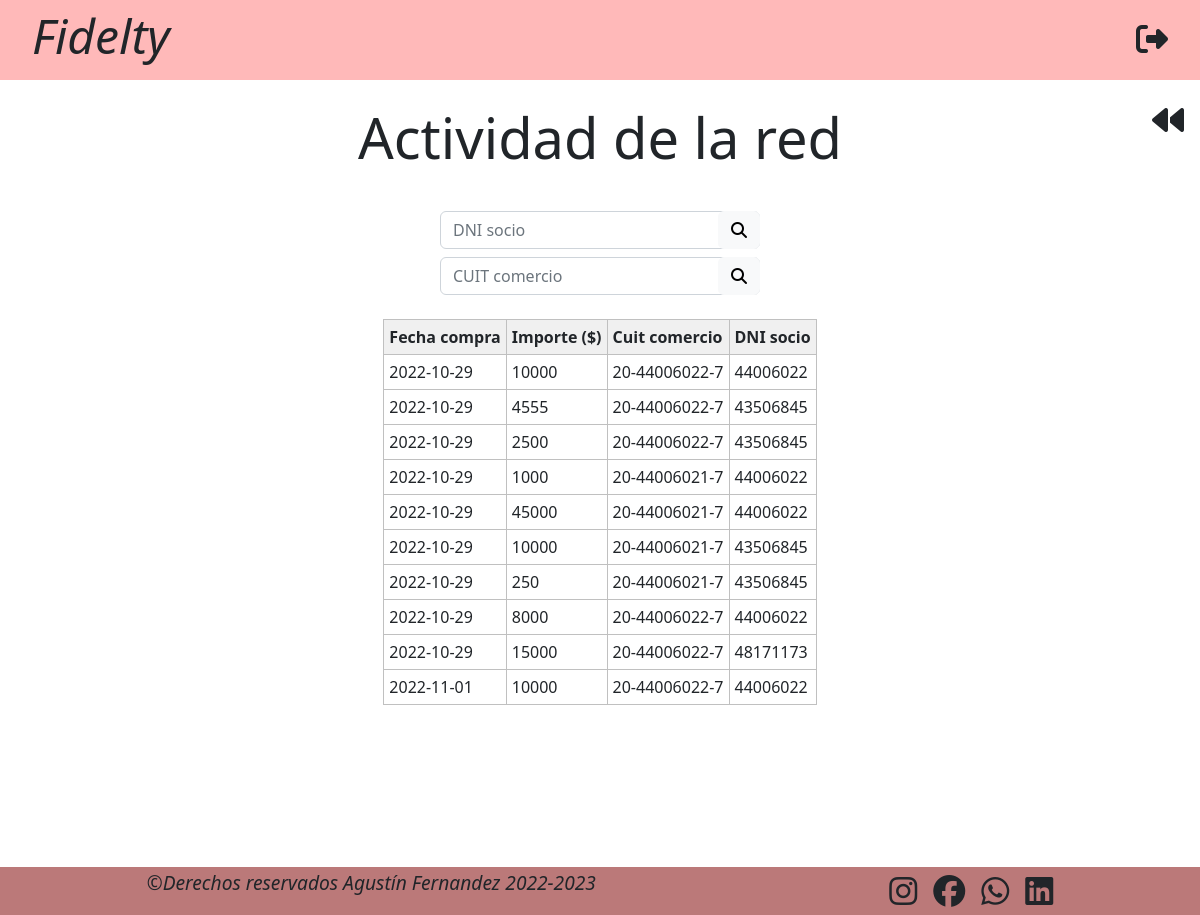
Screenshot of /actividad_red.php (signed in) with the database file from the repository.
### tables this page shows
CREATE TABLE `compras` (
  `id_compra` int(5) NOT NULL,
  `fecha` date NOT NULL,
  `importe` int(10) NOT NULL,
  `cuit_comercio` varchar(20) NOT NULL,
  `dni_socio` int(8) NOT NULL
);

### actividad_red.php (the view, shortened to what this page needs)
<!DOCTYPE html>
<html lang="en">
<head>
    <link href="https://cdn.jsdelivr.net/npm/bootstrap@5.2.1/dist/css/bootstrap.min.css" rel="stylesheet">
    <link rel="stylesheet" href="https://cdnjs.cloudflare.com/ajax/libs/toastr.js/latest/toastr.min.css">
    <link rel="stylesheet" href="css/styles_canjes.css">
</head>
<body>
    <header>
        <h2 class="display-5 text-center"><a href="index_admin.php">Fidelty</a></h2>
        <a href="php/funciones.php?session_destroy=true"><i class="fa-solid fa-right-from-bracket"></i></a>
    </header>
    <a class="go_back" href="index_admin.php">
        <i class="fa-solid fa-backward"></i>
    </a>
    <h1 class="display-4 text-center mt-4 mb-4">Actividad de la red</h1>
    <main class="main_admin_canjes-socios">
        <form class="searchbar_container" method="get" action="actividad_red.php">
            <div class="searchbar">
                <input name="socio" type="text" class="form-control" placeholder="DNI socio" value="<?php if(isset($_GET['socio']) and $_GET['socio']!="") echo $_GET['socio']; ?>" >
                <button type="submit" class="btn btn-light"><i class="fa-solid fa-magnifying-glass"></i></button>
            </div>
            <div class="searchbar mt-2">
                <input name="comercio" type="text" class="form-control" placeholder="CUIT comercio" value="<?php if(isset($_GET['comercio']) and $_GET['comercio']!="") echo $_GET['comercio']; ?>">
                <button type="submit" class="btn btn-light"><i class="fa-solid fa-magnifying-glass"></i></button>
            </div>
        </form>
        <table class="tabla mt-4">
                <?php
                include("php/conexion.php");
                if((isset($_GET['socio']) and $_GET['socio'] != '')and(isset($_GET['comercio']) and $_GET['comercio'] != '')){
                    $result = mysqli_query($conexion, "SELECT c.fecha, c.importe, c.cuit_comercio, c.dni_socio FROM compras c WHERE c.dni_socio = '".$_GET['socio']."' AND c.cuit_comercio = '".$_GET['comercio']."' ORDER BY c.cuit_comercio;");
                }else if (isset($_GET['socio']) and $_GET['socio'] != '') {
                    $result = mysqli_query($conexion, "SELECT c.fecha, c.importe, c.cuit_comercio, c.dni_socio FROM compras c WHERE c.dni_socio = '".$_GET['socio']."' ORDER BY c.fecha DESC;");
                } else if (isset($_GET['comercio']) and $_GET['comercio'] != ''){
                    $result = mysqli_query($conexion, "SELECT c.fecha, c.importe, c.cuit_comercio, c.dni_socio FROM compras c WHERE c.cuit_comercio = '".$_GET['comercio']."' ORDER BY c.fecha DESC;");
                } else {
                    $result = mysqli_query($conexion, "SELECT c.fecha, c.importe, c.cuit_comercio, c.dni_socio FROM compras c");
                }
                if( mysqli_num_rows($result)>0 ){
                    echo "
                    <caption></caption>
                        <thead>
                            <tr>
                                <th>Fecha compra</th>
                                <th>Importe ($)</th>
                                <th>Cuit comercio</th>
                                <th>DNI socio</th>
                            </tr>
                        </thead>
                        <tbody>";
                    $row = mysqli_fetch_assoc($result);
                    while ($row) {
                        echo "
                            <tr>
                                <td>" . $row['fecha'] . "</td>
                                <td>" . $row['importe'] . "</td>
                                <td>" . $row['cuit_comercio'] . "</td>
                                <td>" . $row['dni_socio'] . "</td>
                            </tr>
                        ";
                        $row = mysqli_fetch_assoc($result);
                    }
                    echo "</tbody>";
                } else {
                    echo "No se registraron compras";
                }
                ?>
        </table>
    </main>
    <footer>
        <p class="footer_derechos">©Derechos reservados Agustín Fernandez 2022-2023</p>
        <div class="footer_redes">
            <a href="#"><i class="fa-brands fa-instagram"></i></a>
            <a href="#"><i class="fa-brands fa-facebook"></i></a>
            <a href="#"><i class="fa-brands fa-whatsapp"></i></a>
            <a href="#"><i class="fa-brands fa-linkedin"></i></a>
        </div>
    </footer>
</body>
</html>

### css/styles_canjes.css (style rules this page uses)
* { margin: 0; padding: 0; box-sizing: border-box; }
a, a:link, a:visited, a:hover, a:active { color: inherit; text-decoration: inherit; font-weight: inherit; }
body { margin: 0; padding: 0; height: 100%; }
main { min-height: calc(100vh - 8rem); padding-top: 1rem; display: flex; flex-direction: column; justify-content: flex-start; align-items: center; }
header { width: 100%; height: 5rem; background-color: #ffb9b9; display: flex; justify-content: space-between; align-items: center; padding-left: 2rem; padding-right: 2rem; }
header h2 { font-style: italic; }
header i { font-size: 2rem; cursor: pointer; }
footer { width: 100%; height: 3rem; background-color: #bb7979; display: flex; justify-content: space-around; align-items: center; }
.footer_derechos { font-size: 1.2rem; font-style: italic; }
.footer_redes { font-size: 2rem; display: flex; gap: 1rem; }
.go_back { margin-top: 1rem; margin-left: 1rem; margin-bottom: 1rem; font-size: 2rem; display: flex; flex-direction: row-reverse; align-items: center; gap: 1rem; position: fixed; top: 5rem; right: 1rem; font-size: 2rem; }
.tabla { border: 1px solid #C0C0C0; border-collapse: collapse; padding: 5px; margin-left: auto; margin-right: auto; width: auto; }
.tabla th { border: 1px solid #C0C0C0; padding: 5px; background: #F0F0F0; }
.tabla td { border: 1px solid #C0C0C0; padding: 5px; }
.searchbar_container { width: 20rem; height: auto; margin-left: auto; margin-right: auto; align-self: start; }
.searchbar { position: relative; }
.searchbar button { position: absolute; right: 0; top: 0; }

### rows the page displays
compras: fecha "2022-10-29", importe "10000", cuit_comercio "20-44006022-7", dni_socio "44006022"
compras: fecha "2022-10-29", importe "4555", cuit_comercio "20-44006022-7", dni_socio "43506845"
compras: fecha "2022-10-29", importe "2500", cuit_comercio "20-44006022-7", dni_socio "43506845"
compras: fecha "2022-10-29", importe "1000", cuit_comercio "20-44006021-7", dni_socio "44006022"
compras: fecha "2022-10-29", importe "45000", cuit_comercio "20-44006021-7", dni_socio "44006022"
compras: fecha "2022-10-29", importe "10000", cuit_comercio "20-44006021-7", dni_socio "43506845"
compras: fecha "2022-10-29", importe "250", cuit_comercio "20-44006021-7", dni_socio "43506845"
compras: fecha "2022-10-29", importe "8000", cuit_comercio "20-44006022-7", dni_socio "44006022"
compras: fecha "2022-10-29", importe "15000", cuit_comercio "20-44006022-7", dni_socio "48171173"
compras: fecha "2022-11-01", importe "10000", cuit_comercio "20-44006022-7", dni_socio "44006022"
